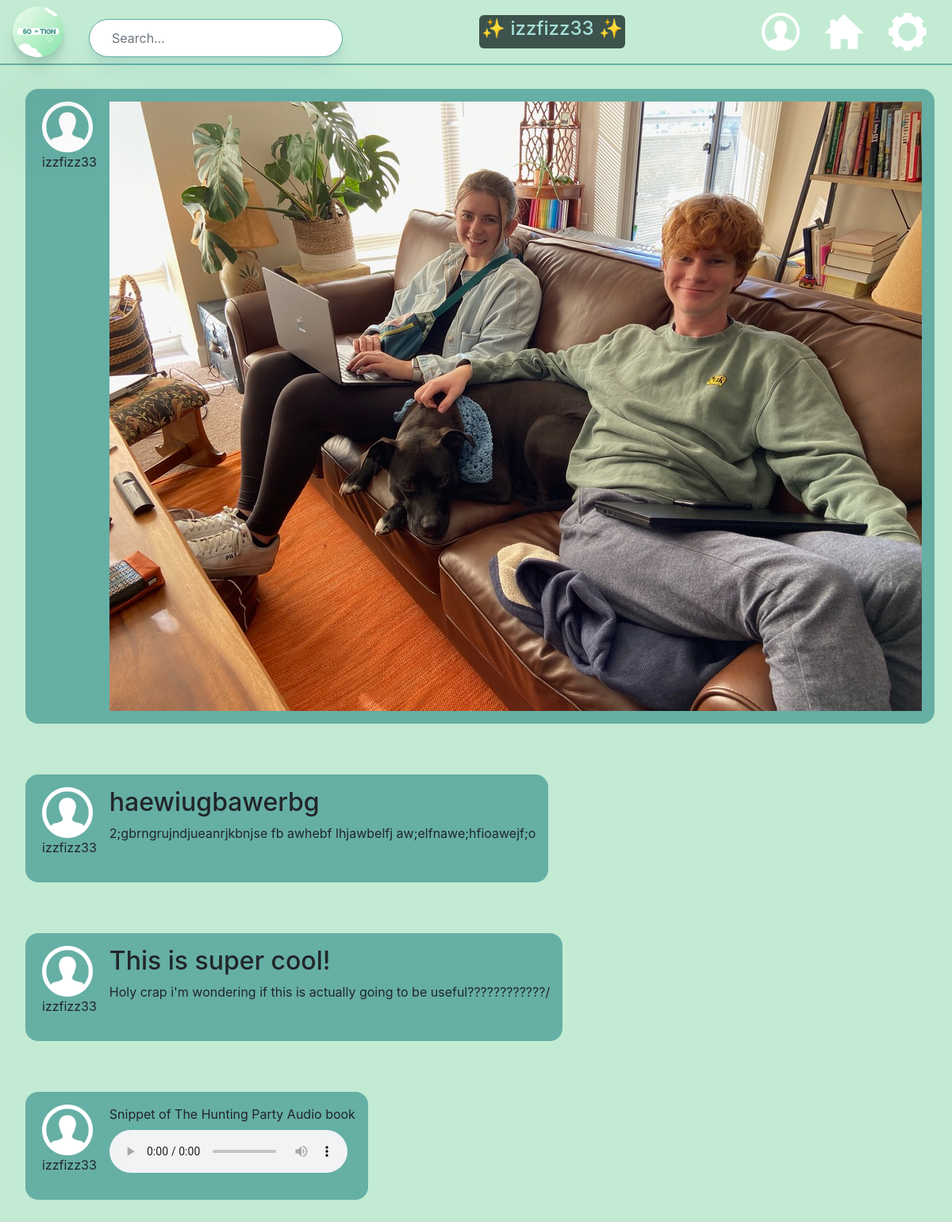
The app's page /homefeed (signed in), older data.
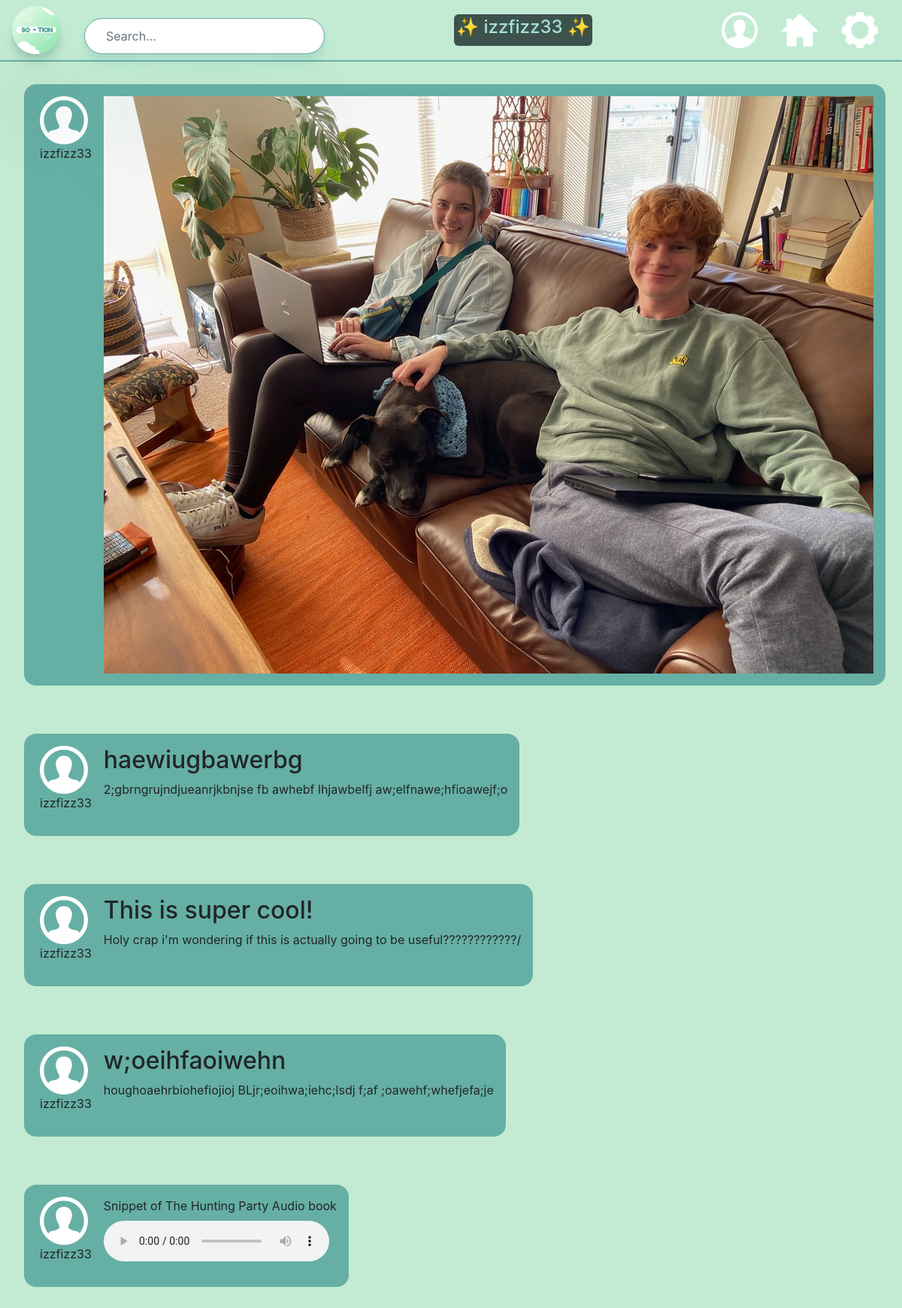
The same page, newer data.
### app.py (models this page shows, shortened)
class User(UserMixin, db.Model):
    id = db.Column(db.Integer, primary_key=True)
    email = db.Column(db.String(75), unique=True)
    username = db.Column(db.String(30), unique=True)
    password_hash = db.Column(db.String())
    is_authenticated = db.Column(db.Boolean, default=False)
    pfp_placement = db.Column(db.String(), default="center")
    bio_placement = db.Column(db.String(), default="center")
    post_placement = db.Column(db.String(), default="center")
    bio = db.Column(db.String(), default="BIO HERE")
    darkMode = db.Column(db.Boolean, default = True)

class Post(db.Model):
    id = db.Column(db.Integer, primary_key=True)
    user_id = db.Column(db.Integer, unique=False)
    post_title = db.Column(db.String(300), unique=False)
    post_content = db.Column(db.String(2800), unique=False)
    profile_pic = db.Column(db.Boolean, default=False)

### app.py (the view, shortened to what this page needs)
@app.route('/homefeed', methods=['POST', "GET"])
@login_required
def homefeed():
    title="'s Homefeed"
    username = current_user.username
    postz = Post.query.filter_by(user_id = current_user.id).all()
    return render_template("homefeed.html", title=(current_user.username + title), username=username, post1=postz )

### app.py (called while the page is built)
@login_manager.user_loader
def user_loader(user_id):
    return User.query.filter_by(id=user_id).first()

### templates/homefeed.html (shortened to what this page needs)
{% extends "base.html" %}
{% block content %}
<link rel="stylesheet" href="styles/homefeed.css">
  <div class="post">
    <div class="content">
      <div class="pic-and-username">
        <img class="profile-icon" src="../images/profile-icon.png" alt="Profile picture">
        <p style="text-align: center;"class="username">{{ username }}</p>
      </div>
      <div class="content-and-comments">
        <img src="../images/fake-content.jpeg" alt="image">
      </div>
    </div>
  </div>
  {% for post in post1 %}
  <div class="post">
    <div class="content">
      <div class="pic-and-username">
        <img class="profile-icon" src="../images/profile-icon.png" alt="Profile picture">
        <p style="text-align: center;"class="username">{{ username }}</p>
      </div>
      <div class="content-and-comments">
        <h2> {{ post.post_title }}</h2>
        <p> {{ post.post_content }}</p>
      </div>
    </div>
  </div>
{% endfor %}
  <div class="post">
    <div class="content">
      <div class="pic-and-username">
        <img class="profile-icon" src="../images/profile-icon.png" alt="Profile picture">
        <p class="username">{{ username }}</p>
      </div>
      <div class="content-and-comments">
        <div class="title-and-recording">
        <label class="audio-title" for="recording">Snippet of The Hunting Party Audio book </label>
        <audio name="recording" src="../images/podcastRecoding.m4a" type="audio/x-m4a" controls>
        </div>
      </div>
    </div>
  </div>
{% endblock content %}

### templates/base.html (shortened to what this page needs)
<!doctype html>
<html lang="en">
<head>
    <link rel="stylesheet" href="https://stackpath.bootstrapcdn.com/bootstrap/4.3.1/css/bootstrap.min.css"
>
    <link rel="stylesheet" href="../styles/homefeed.css">
</head>
<body>
    <nav class="fixed-top">
        <div class="navbar fixed-top nav">
            <div id="logo-and-search">
                <img class="navbar-logo" src="../images/So-tion-logo-pic.png" href="#" alt="So-tion logo" />
                <input type="search" class="form-control" id="search-input" placeholder="Search..."
                    aria-label="Search for..." autocomplete="off" spellcheck="false" role="combobox"
                    aria-autocomplete="list" aria-expanded="false" aria-owns="algolia-autocomplete-listbox-0" dir="auto"
                    style="position: relative; vertical-align: top;">
            </div>
            <div id='username-block'>
                <h4 id="username-text">&#x2728; {{username}} &#x2728;</h4>
            </div>
            <div id="right-navbar-images">
                <a href="{{ url_for('profile') }}">
                    <img class="profile-icon-navbar" src="../images/profile-icon.png" alt="profile icon button" /></a>
                <a href="{{ url_for('homefeed') }}">
                    <img class="home-navbar" src="../images/home.jpg" href="{{ url_for('homefeed') }}"
                        alt="Home button" /></a>
                <a href="{{ url_for('settings') }}">
                    <img class="gear-navbar" src="../images/gear.png" href="#" alt="Gear button" /></a>
            </div>
        </div>
        <div class="navbar-divider nav"></div>
    </nav>
    {% block content %}
    {% endblock %}
</body>
</html>

### static/styles/homefeed.css (style rules this page uses)
body { background-color: #c3ebd3; }
.navbar-logo { width: 4em; height: 4em; border-radius: 3em; border-width: 3em; box-shadow: 0 2.8px 2.2px rgba(24, 80, 72, 0.034), 0 6.7px 5.3px rgba(36, 110, 101, 0.048), 0 120.5px 179px rgba(33, 83, 77, 0.06), 0 12.3px 7.9px rgba(38, 83, 77, 0.072), 0 14.8px 20.4px rgba(25, 90, 81, 0.086), 0 100px 80px rgba(42, 90, 84, 0.12); }
.home-navbar, .gear-navbar, .profile-icon-navbar { width: 3em; height: 3em; position:relative; display: flex; justify-content: right; }
#search-input { position:relative; height: 3em; margin-top:1em; border-color: #66afa5; border-style: solid; width: 20em; box-shadow: 0 2.8px 2.2px rgba(102, 175, 165, 0.034), 0 6.7px 5.3px rgba(102, 175, 165, 0.048), 0 120.5px 179px rgba(102, 175, 165, 0.06), 0 12.3px 7.9px rgba(102, 175, 165, 0.072), 0 14.8px 20.4px rgba(102, 175, 165, 0.086), 0 100px 80px rgba(102, 175, 165, 0.12); border-radius: 2em; text-indent: 1em; }
#logo-and-search { display: flex; justify-content: left; column-gap: 2em; }
#right-navbar-images { display: flex; justify-content: right; column-gap: 2em; margin-right: 1em; align-items: center; }
.navbar { display: flex; justify-content: space-between; position: fixed; }
.navbar-divider { height: 2px; background-color: #66afa5; margin-top: 5em; margin-bottom: 1em; border-radius: 5em; }
.post { display:flex; flex-direction: row; column-gap: 1em; border-width: 3em; padding: 2em; border-radius: 2px; border-color:black; }
.post:first-of-type { margin-top: 5em; }
.profile-icon { height:4em; width:4em; }
.fixed-top { position:fixed; background-color: #c3ebd3; }
.pic-and-username { display:flex; flex-direction: column; margin-right: 1em; margin-left: 5px; }
.content { display:flex; flex-direction: row; background-color: #66afa5; border-radius: 1em; padding: 1em; }
.title-and-recording { display: flex; flex-direction: column; }
.audio-title { max-width: 30em; }
#username-block { background-color: #3D524c; padding: 3px; border-radius: 6px; color:#a5e1d9; }

Row changes from the older to the newer data that the page shows:
added Post: {{ username }} "izzfizz33", post_title "w;oeihfaoiwehn", post_content "houghoaehrbiohefiojioj BLjr;eoihwa;iehc;lsdj f;af ;oawehf;whefjefa;je"
